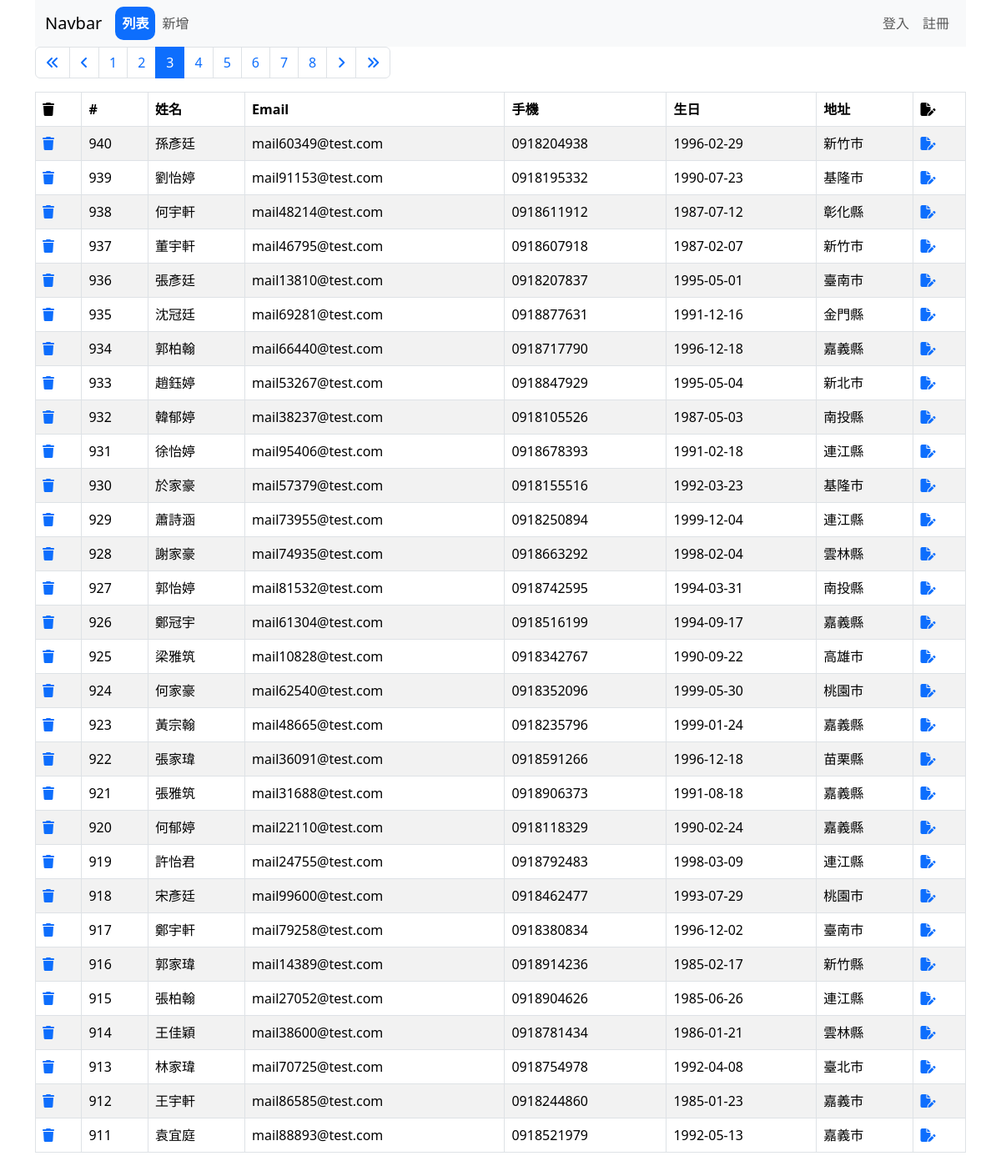
The app's page /address-book/list-admin.php?page=3 with its own data.
### tables this page shows
CREATE TABLE `address_book` (
  `sid` int(11) NOT NULL,
  `name` varchar(255) NOT NULL,
  `email` varchar(255) NOT NULL,
  `mobile` varchar(255) NOT NULL,
  `birthday` date NOT NULL,
  `address` varchar(255) NOT NULL,
  `created_at` datetime NOT NULL
);

### address-book/list-admin.php (the view, shortened to what this page needs)
<?php
require __DIR__ . '/parts/pdo-connect.php';
$page = isset($_GET['page']) ? intval($_GET['page']) : 1;
$perPage = 30;
$t_sql = "SELECT COUNT(1) FROM address_book";
$t_stmt = $pdo->query($t_sql);
$totalRows = $t_stmt->fetch(PDO::FETCH_NUM)[0];
$totalPages = ceil($totalRows / $perPage);
$sql = sprintf("SELECT * FROM address_book ORDER BY sid DESC LIMIT %s, %s", ($page - 1) * $perPage, $perPage);
$rows = $pdo->query($sql)->fetchAll();
?>
<?php include __DIR__ . '/parts/html-head.php' ?>
<?php include __DIR__ . '/parts/navbar.php' ?>
<div class="container">
    <div class="row">
        <div class="col">
            <nav aria-label="Page navigation example">
                <ul class="pagination">
                    <li class="page-item" href="?page=<?= $page == 1 ? 'disabled' : '' ?>">
                        <a class="page-link" href="?page=1">
                            <i class="fa-solid fa-angles-left"></i>
                        </a>
                    </li>
                    <li class="page-item" href="?page=<?= $page == 1 ? 'disabled' : '' ?>">
                        <a class="page-link" href="?page=<?= $page - 1 ?>">
                            <i class="fa-solid fa-angle-left"></i>
                        </a>
                    </li>
                    <?php for ($i = $page - 5; $i <= $page + 5; $i++): ?>
                        <?php if ($i >= 1 and $i <= $totalPages): ?>
                            <li class="page-item <?= $i == $page ? 'active' : '' ?>">
                                <a class="page-link" href="?page=<?= $i ?>">
                                    <?= $i ?>
                                </a>
                            </li>
                        <?php endif ?>
                    <?php endfor ?>
                    <li class="page-item" href="?page=<?= $page == $totalPages ? 'disabled' : '' ?>">
                        <a class="page-link" href="?page=<?= $page + 1 ?>">
                            <i class="fa-solid fa-angle-right"></i>
                        </a>
                    </li>
                    <li class="page-item" href="?page=<?= $page == $totalPages ? 'disabled' : '' ?>">
                        <a class="page-link" href="?page=<?= $totalPages ?>">
                            <i class="fa-solid fa-angles-right"></i>
                        </a>
                    </li>
                </ul>
            </nav>
        </div>
    </div>
    <div class="row">
        <div class="col">
            <table class="table table-bordered table-striped">
                <thead>
                    <tr>
                        <th><i class="fa-solid fa-trash"></i></th>
                        <th>#</th>
                        <th>姓名</th>
                        <th>Email</th>
                        <th>手機</th>
                        <th>生日</th>
                        <th>地址</th>
                        <th><i class="fa-solid fa-file-pen"></i></th>
                    </tr>
                </thead>
                <tbody>
                    <?php foreach ($rows as $r ): ?>
                        <tr>
                            <td>
                                <a href="javascript: deleteOne(<?= $r['sid'] ?>)">
                                    <i class="fa-solid fa-trash"></i>
                                </a>
                            </td>
                            <td>
                                <?= $r['sid'] ?>
                            </td>
                            <td>
                                <?= $r['name'] ?>
                            </td>
                            <td>
                                <?= $r['email'] ?>
                            </td>
                            <td>
                                <?= $r['mobile'] ?>
                            </td>
                            <td>
                                <?= $r['birthday'] ?>
                            </td>
                            <td>
                                <?= htmlentities($r['address']) ?>
                            </td>
                            <td>
                                <a href="edit.php?sid<?= $r['sid'] ?>">
                                    <i class="fa-solid fa-file-pen"></i>
                                </a>
                            </td>
                        </tr>
                    <?php endforeach ?>
                </tbody>
            </table>
        </div>
    </div>
</div>
<?php include __DIR__ . '/parts/html-foot.php' ?>

### records on screen
address_book: sid "940", name "孫彥廷", email "mail60349@test.com", mobile "0918204938", birthday "1996-02-29", address "新竹市"
address_book: sid "939", name "劉怡婷", email "mail91153@test.com", mobile "0918195332", birthday "1990-07-23", address "基隆市"
address_book: sid "938", name "何宇軒", email "mail48214@test.com", mobile "0918611912", birthday "1987-07-12", address "彰化縣"
address_book: sid "937", name "董宇軒", email "mail46795@test.com", mobile "0918607918", birthday "1987-02-07", address "新竹市"
address_book: sid "936", name "張彥廷", email "mail13810@test.com", mobile "0918207837", birthday "1995-05-01", address "臺南市"
address_book: sid "935", name "沈冠廷", email "mail69281@test.com", mobile "0918877631", birthday "1991-12-16", address "金門縣"
address_book: sid "934", name "郭柏翰", email "mail66440@test.com", mobile "0918717790", birthday "1996-12-18", address "嘉義縣"
address_book: sid "933", name "趙鈺婷", email "mail53267@test.com", mobile "0918847929", birthday "1995-05-04", address "新北市"
address_book: sid "932", name "韓郁婷", email "mail38237@test.com", mobile "0918105526", birthday "1987-05-03", address "南投縣"
address_book: sid "931", name "徐怡婷", email "mail95406@test.com", mobile "0918678393", birthday "1991-02-18", address "連江縣"
address_book: sid "930", name "於家豪", email "mail57379@test.com", mobile "0918155516", birthday "1992-03-23", address "基隆市"
address_book: sid "929", name "蕭詩涵", email "mail73955@test.com", mobile "0918250894", birthday "1999-12-04", address "連江縣"
address_book: sid "928", name "謝家豪", email "mail74935@test.com", mobile "0918663292", birthday "1998-02-04", address "雲林縣"
address_book: sid "927", name "郭怡婷", email "mail81532@test.com", mobile "0918742595", birthday "1994-03-31", address "南投縣"
address_book: sid "926", name "鄭冠宇", email "mail61304@test.com", mobile "0918516199", birthday "1994-09-17", address "嘉義縣"
address_book: sid "925", name "梁雅筑", email "mail10828@test.com", mobile "0918342767", birthday "1990-09-22", address "高雄市"
address_book: sid "924", name "何家豪", email "mail62540@test.com", mobile "0918352096", birthday "1999-05-30", address "桃園市"
address_book: sid "923", name "黃宗翰", email "mail48665@test.com", mobile "0918235796", birthday "1999-01-24", address "嘉義縣"
address_book: sid "922", name "張家瑋", email "mail36091@test.com", mobile "0918591266", birthday "1996-12-18", address "苗栗縣"
address_book: sid "921", name "張雅筑", email "mail31688@test.com", mobile "0918906373", birthday "1991-08-18", address "嘉義縣"
address_book: sid "920", name "何郁婷", email "mail22110@test.com", mobile "0918118329", birthday "1990-02-24", address "嘉義縣"
address_book: sid "919", name "許怡君", email "mail24755@test.com", mobile "0918792483", birthday "1998-03-09", address "連江縣"
address_book: sid "918", name "宋彥廷", email "mail99600@test.com", mobile "0918462477", birthday "1993-07-29", address "桃園市"
address_book: sid "917", name "鄭宇軒", email "mail79258@test.com", mobile "0918380834", birthday "1996-12-02", address "臺南市"
address_book: sid "916", name "郭家瑋", email "mail14389@test.com", mobile "0918914236", birthday "1985-02-17", address "新竹縣"
address_book: sid "915", name "張柏翰", email "mail27052@test.com", mobile "0918904626", birthday "1985-06-26", address "連江縣"
address_book: sid "914", name "王佳穎", email "mail38600@test.com", mobile "0918781434", birthday "1986-01-21", address "雲林縣"
address_book: sid "913", name "林家瑋", email "mail70725@test.com", mobile "0918754978", birthday "1992-04-08", address "臺北市"
address_book: sid "912", name "王宇軒", email "mail86585@test.com", mobile "0918244860", birthday "1985-01-23", address "嘉義市"
address_book: sid "911", name "袁宜庭", email "mail88893@test.com", mobile "0918521979", birthday "1992-05-13", address "嘉義市"
